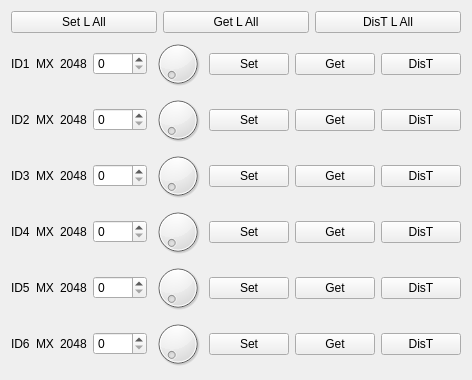
  <widget class="QWidget" name="layoutWidget">
   <property name="geometry">
    <rect>
     <x>10</x>
     <y>250</y>
     <width>471</width>
     <height>291</height>
    </rect>
   </property>
   <layout class="QVBoxLayout" name="verticalLayout_5">
    <item>
     <layout class="QHBoxLayout" name="horizontalLayout_22">
      <item>
       <widget class="QPushButton" name="setLAll_pushButton">
        <property name="text">
         <string>Set L All</string>
        </property>
       </widget>
      </item>
      <item>
       <widget class="QPushButton" name="getLAll_pushButton">
        <property name="text">
         <string>Get L All</string>
        </property>
       </widget>
      </item>
      <item>
       <widget class="QPushButton" name="disTLAll_pushButton">
        <property name="text">
         <string>DisT L All</string>
        </property>
       </widget>
      </item>
     </layout>
    </item>
    <item>
     <layout class="QHBoxLayout" name="horizontalLayout_4">
      <item>
       <widget class="QLabel" name="ID1_label">
        <property name="text">
         <string>ID1</string>
        </property>
       </widget>
      </item>
      <item>
       <widget class="QLabel" name="motorType1_label">
        <property name="text">
         <string>MX</string>
        </property>
       </widget>
      </item>
      <item>
       <widget class="QLabel" name="motor1center_label">
        <property name="text">
         <string>2048</string>
        </property>
       </widget>
      </item>
      <item>
       <widget class="QSpinBox" name="motor1Value_spinBox">
        <property name="maximum">
         <number>4095</number>
        </property>
       </widget>
      </item>
      <item>
       <widget class="QDial" name="motor1value_dial">
        <property name="maximum">
         <number>4095</number>
        </property>
       </widget>
      </item>
      <item>
       <widget class="QPushButton" name="motor1Set_pushButton">
        <property name="text">
         <string>Set</string>
        </property>
       </widget>
      </item>
      <item>
       <widget class="QPushButton" name="motor1Get_pushButton">
        <property name="text">
         <string>Get</string>
        </property>
       </widget>
      </item>
      <item>
       <widget class="QPushButton" name="motor1DisT_pushButton">
        <property name="text">
         <string>DisT</string>
        </property>
       </widget>
      </item>
     </layout>
    </item>
    <item>
     <layout class="QHBoxLayout" name="horizontalLayout_5">
      <item>
       <widget class="QLabel" name="ID2_label">
        <property name="text">
         <string>ID2</string>
        </property>
       </widget>
      </item>
      <item>
       <widget class="QLabel" name="motorType2_label">
        <property name="text">
         <string>MX</string>
        </property>
       </widget>
      </item>
      <item>
       <widget class="QLabel" name="motor2center_label">
        <property name="text">
         <string>2048</string>
        </property>
       </widget>
      </item>
      <item>
       <widget class="QSpinBox" name="motor2Value_spinBox">
        <property name="maximum">
         <number>4095</number>
        </property>
       </widget>
      </item>
      <item>
       <widget class="QDial" name="motor2value_dial">
        <property name="maximum">
         <number>4095</number>
        </property>
       </widget>
      </item>
      <item>
       <widget class="QPushButton" name="motor2Set_pushButton">
        <property name="text">
         <string>Set</string>
        </property>
       </widget>
      </item>
      <item>
       <widget class="QPushButton" name="motor2Get_pushButton">
        <property name="text">
         <string>Get</string>
        </property>
       </widget>
      </item>
      <item>
       <widget class="QPushButton" name="motor2DisT_pushButton">
        <property name="text">
         <string>DisT</string>
        </property>
       </widget>
      </item>
     </layout>
    </item>
    <item>
     <layout class="QHBoxLayout" name="horizontalLayout_6">
      <item>
       <widget class="QLabel" name="ID3_label">
        <property name="text">
         <string>ID3</string>
        </property>
       </widget>
      </item>
      <item>
       <widget class="QLabel" name="motorType3_label">
        <property name="text">
         <string>MX</string>
        </property>
       </widget>
      </item>
      <item>
       <widget class="QLabel" name="motor3center_label">
        <property name="text">
         <string>2048</string>
        </property>
       </widget>
      </item>
      <item>
       <widget class="QSpinBox" name="motor3Value_spinBox">
        <property name="maximum">
         <number>4095</number>
        </property>
       </widget>
      </item>
      <item>
       <widget class="QDial" name="motor3value_dial">
        <property name="maximum">
         <number>4095</number>
        </property>
       </widget>
      </item>
      <item>
       <widget class="QPushButton" name="motor3Set_pushButton">
        <property name="text">
         <string>Set</string>
        </property>
       </widget>
      </item>
      <item>
       <widget class="QPushButton" name="motor3Get_pushButton">
        <property name="text">
         <string>Get</string>
        </property>
       </widget>
      </item>
      <item>
       <widget class="QPushButton" name="motor3DisT_pushButton">
        <property name="text">
         <string>DisT</string>
        </property>
       </widget>
      </item>
     </layout>
    </item>
    <item>
     <layout class="QHBoxLayout" name="horizontalLayout_7">
      <item>
       <widget class="QLabel" name="ID4_label">
        <property name="text">
         <string>ID4</string>
        </property>
       </widget>
      </item>
      <item>
       <widget class="QLabel" name="motorType4_label">
        <property name="text">
         <string>MX</string>
        </property>
       </widget>
      </item>
      <item>
       <widget class="QLabel" name="motor4center_label">
        <property name="text">
         <string>2048</string>
        </property>
       </widget>
      </item>
      <item>
       <widget class="QSpinBox" name="motor4Value_spinBox">
        <property name="maximum">
         <number>4095</number>
        </property>
       </widget>
      </item>
      <item>
       <widget class="QDial" name="motor4value_dial">
        <property name="maximum">
         <number>4095</number>
        </property>
       </widget>
      </item>
      <item>
       <widget class="QPushButton" name="motor4Set_pushButton">
        <property name="text">
         <string>Set</string>
        </property>
       </widget>
      </item>
      <item>
       <widget class="QPushButton" name="motor4Get_pushButton">
        <property name="text">
         <string>Get</string>
        </property>
       </widget>
      </item>
      <item>
       <widget class="QPushButton" name="motor4DisT_pushButton">
        <property name="text">
         <string>DisT</string>
        </property>
       </widget>
      </item>
     </layout>
    </item>
    <item>
     <layout class="QHBoxLayout" name="horizontalLayout_8">
      <item>
       <widget class="QLabel" name="ID5_label">
        <property name="text">
         <string>ID5</string>
        </property>
       </widget>
      </item>
      <item>
       <widget class="QLabel" name="motorType5_label">
        <property name="text">
         <string>MX</string>
        </property>
       </widget>
      </item>
      <item>
       <widget class="QLabel" name="motor5center_label">
        <property name="text">
         <string>2048</string>
        </property>
       </widget>
      </item>
      <item>
       <widget class="QSpinBox" name="motor5Value_spinBox">
        <property name="maximum">
         <number>4095</number>
        </property>
       </widget>
      </item>
      <item>
       <widget class="QDial" name="motor5value_dial">
        <property name="maximum">
         <number>4095</number>
        </property>
       </widget>
      </item>
      <item>
       <widget class="QPushButton" name="motor5Set_pushButton">
        <property name="text">
         <string>Set</string>
        </property>
       </widget>
      </item>
      <item>
       <widget class="QPushButton" name="motor5Get_pushButton">
        <property name="text">
         <string>Get</string>
        </property>
       </widget>
      </item>
      <item>
       <widget class="QPushButton" name="motor5DisT_pushButton">
        <property name="text">
         <string>DisT</string>
        </property>
       </widget>
      </item>
     </layout>
    </item>
    <item>
     <layout class="QHBoxLayout" name="horizontalLayout_9">
      <item>
       <widget class="QLabel" name="ID6_label">
        <property name="text">
         <string>ID6</string>
        </property>
       </widget>
      </item>
      <item>
       <widget class="QLabel" name="motorType6_label">
        <property name="text">
         <string>MX</string>
        </property>
       </widget>
      </item>
      <item>
       <widget class="QLabel" name="motor6center_label">
        <property name="text">
         <string>2048</string>
        </property>
       </widget>
      </item>
      <item>
       <widget class="QSpinBox" name="motor6Value_spinBox">
        <property name="maximum">
         <number>4095</number>
        </property>
       </widget>
      </item>
      <item>
       <widget class="QDial" name="motor6value_dial">
        <property name="maximum">
         <number>4095</number>
        </property>
       </widget>
      </item>
      <item>
       <widget class="QPushButton" name="motor6Set_pushButton">
        <property name="text">
         <string>Set</string>
        </property>
       </widget>
      </item>
      <item>
       <widget class="QPushButton" name="motor6Get_pushButton">
        <property name="text">
         <string>Get</string>
        </property>
       </widget>
      </item>
      <item>
       <widget class="QPushButton" name="motor6DisT_pushButton">
        <property name="text">
         <string>DisT</string>
        </property>
       </widget>
      </item>
     </layout>
    </item>
   </layout>
  </widget>
